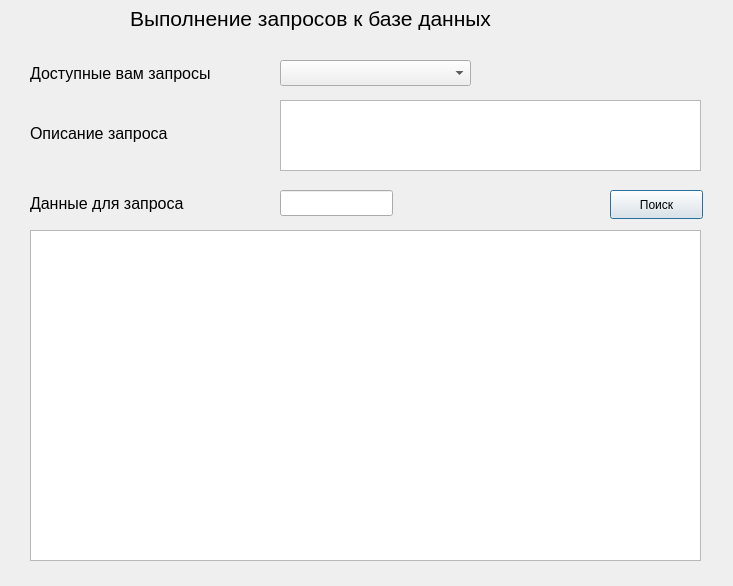
<?xml version="1.0" encoding="UTF-8"?>
<ui version="4.0">
 <class>requests</class>
 <widget class="QDialog" name="requests">
  <property name="geometry">
   <rect>
    <x>0</x>
    <y>0</y>
    <width>733</width>
    <height>586</height>
   </rect>
  </property>
  <property name="windowTitle">
   <string>Dialog</string>
  </property>
  <widget class="QLabel" name="label">
   <property name="geometry">
    <rect>
     <x>30</x>
     <y>60</y>
     <width>228</width>
     <height>27</height>
    </rect>
   </property>
   <property name="font">
    <font>
     <pointsize>12</pointsize>
    </font>
   </property>
   <property name="text">
    <string>Доступные вам запросы</string>
   </property>
  </widget>
  <widget class="QLabel" name="label_2">
   <property name="geometry">
    <rect>
     <x>130</x>
     <y>0</y>
     <width>461</width>
     <height>36</height>
    </rect>
   </property>
   <property name="font">
    <font>
     <pointsize>16</pointsize>
    </font>
   </property>
   <property name="text">
    <string>Выполнение запросов к базе данных</string>
   </property>
  </widget>
  <widget class="QLabel" name="label_3">
   <property name="geometry">
    <rect>
     <x>30</x>
     <y>190</y>
     <width>192</width>
     <height>27</height>
    </rect>
   </property>
   <property name="font">
    <font>
     <pointsize>12</pointsize>
    </font>
   </property>
   <property name="text">
    <string>Данные для запроса</string>
   </property>
  </widget>
  <widget class="QComboBox" name="combo_request">
   <property name="geometry">
    <rect>
     <x>280</x>
     <y>60</y>
     <width>191</width>
     <height>26</height>
    </rect>
   </property>
   <property name="placeholderText">
    <string>Выберите запрос</string>
   </property>
  </widget>
  <widget class="QLabel" name="label_4">
   <property name="geometry">
    <rect>
     <x>30</x>
     <y>120</y>
     <width>171</width>
     <height>27</height>
    </rect>
   </property>
   <property name="font">
    <font>
     <pointsize>12</pointsize>
    </font>
   </property>
   <property name="text">
    <string>Описание запроса</string>
   </property>
  </widget>
  <widget class="QTextBrowser" name="describe_browser">
   <property name="geometry">
    <rect>
     <x>280</x>
     <y>100</y>
     <width>421</width>
     <height>71</height>
    </rect>
   </property>
  </widget>
  <widget class="QTableView" name="tableView">
   <property name="geometry">
    <rect>
     <x>30</x>
     <y>230</y>
     <width>671</width>
     <height>331</height>
    </rect>
   </property>
  </widget>
  <widget class="QLineEdit" name="input_edit">
   <property name="geometry">
    <rect>
     <x>280</x>
     <y>190</y>
     <width>113</width>
     <height>26</height>
    </rect>
   </property>
  </widget>
  <widget class="QPushButton" name="find_button">
   <property name="geometry">
    <rect>
     <x>610</x>
     <y>190</y>
     <width>93</width>
     <height>29</height>
    </rect>
   </property>
   <property name="text">
    <string>Поиск</string>
   </property>
  </widget>
 </widget>
 <resources/>
 <connections/>
</ui>
